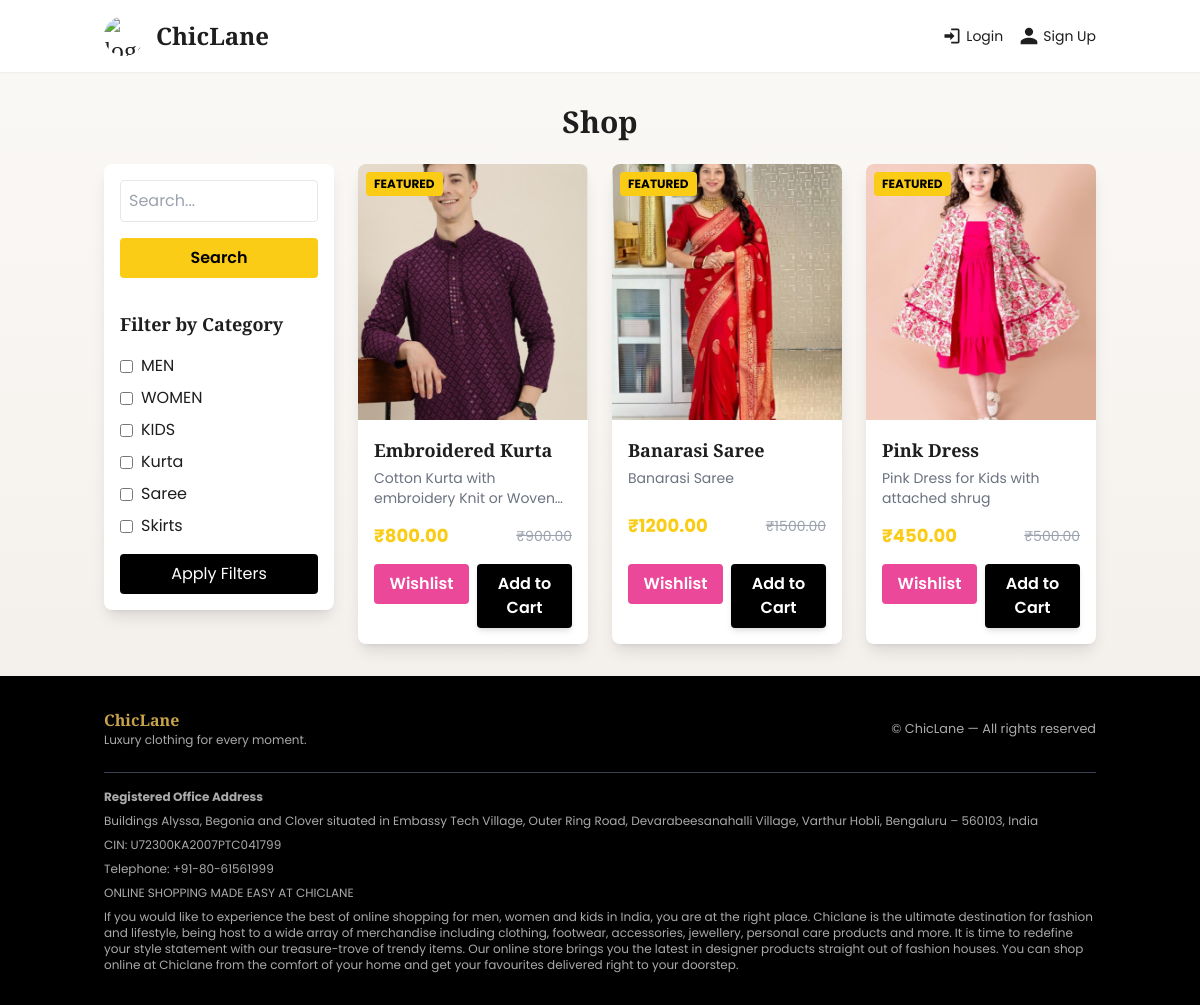
Screenshot of /products/ with the database file from the repository.
### store/models.py (models this page shows, shortened)
class Category(models.Model):
    name = models.CharField(max_length=255)
    slug = models.SlugField(unique=True, blank=True)
    description = models.TextField(blank=True, null=True)
    parent = models.ForeignKey(
        'self',
        on_delete=models.SET_NULL,
        blank=True,
        null=True,
        related_name='subcategories'
    )
    image = models.ImageField(upload_to="category_images/", blank=True, null=True)
    class Meta:
        verbose_name_plural = "Categories"

class Product(models.Model):
    name = models.CharField(max_length=255)
    slug = models.SlugField(max_length=300, unique=True, blank=True)
    category = models.ForeignKey(
        Category,
        on_delete=models.SET_NULL,
        null=True,
        related_name="products"
    )
    description = models.TextField(blank=True)
    price = models.DecimalField(max_digits=10, decimal_places=2)
    discounted_price = models.DecimalField(max_digits=10, decimal_places=2, null=True, blank=True)
    is_featured = models.BooleanField(default=False)
    is_active = models.BooleanField(default=True)
    created_at = models.DateTimeField(auto_now_add=True)
    def get_price(self):
        return self.discounted_price if self.discounted_price else self.price
    def get_absolute_url(self):
        return reverse("store:product_detail", kwargs={"slug": self.slug})

class ProductImage(models.Model):
    product = models.ForeignKey(Product, on_delete=models.CASCADE, related_name="images")
    image = models.ImageField(upload_to="products/")
    alt_text = models.CharField(max_length=255, blank=True)
    is_primary = models.BooleanField(default=False)
    color = models.CharField(max_length=80, blank=True)  # optional for variant

### store/views.py (the view, shortened to what this page needs)
# urls.py: path('products/', views.product_list, name='product_list'),
def product_list(request):
    query = request.GET.get('q', '')
    selected_categories = request.GET.getlist('category')
    products = Product.objects.filter(is_active=True)
    if query:
        products = products.filter(name__icontains=query)
    wishlist_product_ids = []
    if request.user.is_authenticated:
        wishlist_product_ids = Wishlist.objects.filter(user=request.user).values_list('product_id', flat=True)
    context = {
        'products': products,
        'all_categories': Category.objects.all(),
        'query': query,
        'selected_categories': selected_categories,
        'wishlist_product_ids': wishlist_product_ids,  # send to template
    }
    return render(request, 'store/product_list.html', context)

### store/context_processors.py (called while the page is built)
def cart_and_wishlist_counts(request):
    cart_count = 0
    wishlist_count = 0
    if request.user.is_authenticated:
        cart_count = CartItem.objects.filter(user=request.user).count()
        wishlist_count = Wishlist.objects.filter(user=request.user).count()
    else:
        session_key = request.session.session_key or request.session.create()
        cart_count = CartItem.objects.filter(session_key=session_key).count()
    return {
        "cart_count": cart_count,
        "wishlist_count": wishlist_count,
    }

### store/templates/store/product_list.html (shortened to what this page needs)
{% extends "store/base.html" %}
{% block content %}
<h1 class="text-3xl font-playfair font-bold mb-6 text-center" data-aos="fade-up">Shop</h1>
<div class="grid grid-cols-1 md:grid-cols-4 gap-6">
  <aside class="md:col-span-1" data-aos="fade-right">
    <div class="bg-white p-4 rounded-lg shadow-lg sticky top-4 flex flex-col gap-4">
      <form method="get" class="flex flex-col gap-2">
        <input type="text" name="q" placeholder="Search..." value="{{ query }}" class="w-full p-2 border rounded focus:ring-2 focus:ring-yellow-400" />
        <button class="mt-2 w-full bg-yellow-400 text-black font-semibold py-2 rounded hover:bg-yellow-500 transition-all">Search</button>
      </form>
      <h3 class="font-semibold text-lg mt-4">Filter by Category</h3>
      <form method="get" class="flex flex-col gap-2">
        {% for cat in all_categories %}
        <label class="flex items-center gap-2">
          <input type="checkbox" name="category" value="{{ cat.id }}"
                 class="form-checkbox">
          {{ cat.name }}
        </label>
        {% endfor %}
        <button type="submit" class="mt-2 w-full bg-black text-white py-2 rounded hover:bg-gray-800 transition-all">Apply Filters</button>
      </form>
    </div>
  </aside>
  <div class="md:col-span-3">
    <div class="grid grid-cols-1 sm:grid-cols-2 lg:grid-cols-3 gap-6">
      {% for p in products %}
      <div class="bg-white rounded-lg shadow-lg overflow-hidden group" data-aos="fade-up" data-aos-delay="{{ forloop.counter0|add:'50' }}">
        <a href="{{ p.get_absolute_url }}" class="relative block overflow-hidden">
          {% if p.images.first %}
            <img src="{{ p.images.first.image.url }}" alt="{{ p.name }}" class="w-full h-64 object-cover group-hover:scale-105 transition-transform duration-500">
          {% else %}
            <img src="https://via.placeholder.com/400x400?text=ChicLane" class="w-full h-64 object-cover group-hover:scale-105 transition-transform duration-500">
          {% endif %}
          {% if p.is_featured %}
          <span class="absolute top-2 left-2 bg-yellow-400 text-black px-2 py-1 text-xs font-bold rounded">FEATURED</span>
          {% endif %}
        </a>
        <div class="p-4 flex flex-col justify-between h-56">
          <div>
            <h3 class="font-semibold text-lg mb-1">{{ p.name }}</h3>
            <p class="text-gray-500 text-sm line-clamp-2">{{ p.description }}</p>
          </div>
          <div class="mt-2 flex items-center justify-between">
            <span class="text-yellow-400 font-bold text-lg">₹{{ p.get_price }}</span>
            {% if p.discounted_price %}
            <span class="text-gray-400 line-through text-sm">₹{{ p.price }}</span>
            {% endif %}
          </div>
          {% if p.variants.first %}
<div class="mt-2 flex gap-2">
    <form method="post" action="{% url 'store:toggle_wishlist' %}" class="flex-1">
        <button type="submit"
            class="{% if p.id in wishlist_product_ids %}bg-gray-400{% else %}bg-pink-500{% endif %} text-white w-full py-2 rounded font-semibold hover:opacity-90 transition-all">
            {% if p.id in wishlist_product_ids %}Unwishlist{% else %}Wishlist{% endif %}
        </button>
    </form>
    <form method="post" action="{% url 'store:add_to_cart' %}" class="flex-1">
        {% if p.variants.first %}
            <button type="submit"
                class="w-full flex items-center justify-center gap-1 px-3 py-2 rounded bg-black text-white font-semibold hover:bg-gray-800 transition-shadow shadow-md">
                Add to Cart
            </button>
        {% else %}
            <button type="button" disabled
                class="w-full flex items-center justify-center gap-1 px-3 py-2 rounded bg-gray-300 text-white font-semibold cursor-not-allowed">
                Out of Stock
            </button>
        {% endif %}
    </form>
</div>
{% else %}
<span class="text-gray-400">No variants available</span>
{% endif %}
        </div>
      </div>
      {% empty %}
      <p class="text-center text-gray-500 col-span-3">No products found.</p>
      {% endfor %}
    </div>
  </div>
</div>
{% endblock %}

### store/templates/store/base.html (shortened to what this page needs)
{% load static %}
<!doctype html>
<html lang="en">
<head>
  <script src="https://cdn.tailwindcss.com"></script>
  <link href="https://unpkg.com/aos@2.3.1/dist/aos.css" rel="stylesheet">
  <link rel="stylesheet" href="{% static 'store/css/custom.css' %}">
</head>
<body class="antialiased">
  <header class="py-4 bg-white shadow-sm">
    <div class="container mx-auto px-4 flex items-center justify-between">
      <a class="header-brand flex items-center gap-3" href="{% url 'store:home' %}">
        <img src="https://i.ibb.co/Mys9RCyw/logo.jpg" class="w-10 h-10 rounded-full" alt="logo">
        <span class="text-2xl">ChicLane</span>
      </a>
      <nav class="flex items-center gap-4">
        {% if user.is_authenticated %}
  {% if not user.is_staff %}
          <a href="{% url 'store:wishlist' %}" class="header-btn header-btn-wishlist">
            <svg class="w-5 h-5" fill="currentColor" viewBox="0 0 24 24">
              <path d="M12 21.35l-1.45-1.32C5.4 15.36 2 12.28 2 8.5 2 5.42 4.42 3 7.5 3c1.74 0 3.41.81 4.5 2.09C13.09 3.81 14.76 3 16.5 3 19.58 3 22 5.42 22 8.5c0 3.78-3.4 6.86-8.55 11.54L12 21.35z"/>
            </svg>
            <span class="count-badge">{{ wishlist_count|default:"0" }}</span>
          </a>
          <a href="{% url 'store:cart' %}" class="header-btn header-btn-cart">
            <svg class="w-5 h-5" fill="currentColor" viewBox="0 0 24 24">
              <path d="M7 18c-1.1 0-1.99.9-1.99 2S5.9 22 7 22s2-.9 2-2-.9-2-2-2zm10 0c-1.1 0-1.99.9-1.99 2S15.9 22 17 22s2-.9 2-2-.9-2-2-2zM7.16 14h9.72l1.24-5H6.1l1.06 5zM20 4H5.21l-.94-2H1v2h2l3.6 7.59-1.35 2.44C4.52 15.37 5.48 17 7 17h12v-2H7.42c-.14 0-.25-.11-.25-.25l.03-.12.9-1.63h7.45c.75 0 1.41-.41 1.75-1.03l3.58-6.49-.03-.01L20 4z"/>
            </svg>
            <span class="count-badge">{{ cart_count|default:"0" }}</span>
          </a>
          <a href="{% url 'store:profile' %}" class="header-btn header-btn-profile">
            <svg class="w-5 h-5" fill="currentColor" viewBox="0 0 24 24">
              <path d="M12 12c2.7 0 5-2.3 5-5s-2.3-5-5-5-5 2.3-5 5 2.3 5 5 5zm0 2c-3.3 0-10 1.7-10 5v3h20v-3c0-3.3-6.7-5-10-5z"/>
            </svg>
          </a>
          {% endif %}
          <a href="{% url 'store:logout_view' %}" class="header-btn header-btn-logout">
            <svg class="w-5 h-5" fill="currentColor" viewBox="0 0 24 24">
              <path d="M16 13v-2H7V8l-5 4 5 4v-3zM20 3h-8v2h8v14h-8v2h8c1.1 0 2-.9 2-2V5c0-1.1-.9-2-2-2z"/>
            </svg>
            Logout
          </a>
        {% else %}
          <a href="{% url 'store:login' %}?next={{ request.path }}" class="text-sm hover:text-yellow-600 transition flex items-center gap-1">
            <svg class="w-5 h-5" fill="currentColor" viewBox="0 0 24 24">
              <path d="M10 17l5-5-5-5v3H3v4h7v3zM19 3h-8v2h8v14h-8v2h8c1.1 0 2-.9 2-2V5c0-1.1-.9-2-2-2z"/>
            </svg>
            Login
          </a>
          <a href="{% url 'store:signup' %}" class="text-sm hover:text-yellow-600 transition flex items-center gap-1">
            <svg class="w-5 h-5" fill="currentColor" viewBox="0 0 24 24">
              <path d="M12 12c2.7 0 5-2.3 5-5s-2.3-5-5-5-5 2.3-5 5 2.3 5 5 5zm0 2c-3.3 0-10 1.7-10 5v3h20v-3c0-3.3-6.7-5-10-5z"/>
            </svg>
            Sign Up
          </a>
        {% endif %}
      </nav>
    </div>
  </header>
  <main class="py-8">
    <div class="container mx-auto px-4">
      {% block content %}{% endblock %}
    </div>
  </main>
  <footer class="footer bg-black text-white">
    <div class="container mx-auto px-4">
      <div class="flex justify-between items-center">
        <div>
          <h3 class="font-semibold">ChicLane</h3>
          <p class="text-xs text-gray-300">Luxury clothing for every moment.</p>
        </div>
        <div>
          <small>© {{ now.year }} ChicLane — All rights reserved</small>
        </div>
      </div>
      <div class="mt-6 border-t border-gray-700 pt-4 text-xs text-gray-300 space-y-2">
        <p><strong>Registered Office Address</strong></p>
        <p>Buildings Alyssa, Begonia and Clover situated in Embassy Tech Village, Outer Ring Road, Devarabeesanahalli Village, Varthur Hobli, Bengaluru – 560103, India</p>
        <p>CIN: U72300KA2007PTC041799</p>
        <p>Telephone: +91-80-61561999</p>
        <p>ONLINE SHOPPING MADE EASY AT CHICLANE</p>
        <p>
          If you would like to experience the best of online shopping for men, women and kids in India, you are at the right place. Chiclane is the ultimate destination for fashion and lifestyle, being host to a wide array of merchandise including clothing, footwear, accessories, jewellery, personal care products and more. It is time to redefine your style statement with our treasure-trove of trendy items. Our online store brings you the latest in designer products straight out of fashion houses. You can shop online at Chiclane from the comfort of your home and get your favourites delivered right to your doorstep.
        </p>
      </div>
    </div>
  </footer>
</body>
</html>

### static/store/css/custom.css (style rules this page uses)
:root { --gold: #C9A34A; --ivory: #FBF9F6; --charcoal: #1E1E1E; --muted: #767676; }
body { background: var(--ivory); color: var(--charcoal); font-family: 'Inter', sans-serif; }
.header-brand { font-family: 'Playfair Display', serif; font-size: 1.6rem; color: var(--charcoal); }
.footer { background: #111; color: #fff; padding: 2rem 0; }

### store/templates/store/base.html (style rules this page uses)
body { font-family: 'Poppins', sans-serif !important; background: linear-gradient(180deg, #FBF9F6 0%, #F0ECE8 100%); color: #1E1E1E; }
h1, h2, h3, h4, h5, h6 { font-family: 'Playfair Display', serif; }
.header-brand span { font-weight: 700; color: #1E1E1E; }
nav a { transition: all 0.3s ease; }
.footer { background: #111; color: #ccc; padding: 2rem 0; }
.footer h3 { color: #C9A34A; font-weight: 700; }
.footer p, .footer small { color: #aaa; }

### rows the page displays
Category: name "MEN"
Category: name "WOMEN"
Category: name "KIDS"
Category: name "Kurta"
Category: name "Saree"
Category: name "Skirts"
Product: images.first.image (picture), is_featured "FEATURED", name "Embroidered Kurta", description "Cotton Kurta with embroidery Knit or…", get_price "800.00", price "900.00", shows "Wishlist"
Product: images.first.image (picture), is_featured "FEATURED", name "Banarasi Saree", description "Banarasi Saree", get_price "1200.00", price "1500.00", shows "Wishlist"
Product: images.first.image (picture), is_featured "FEATURED", name "Pink Dress", description "Pink Dress for Kids with attached shrug", get_price "450.00", price "500.00", shows "Wishlist"
